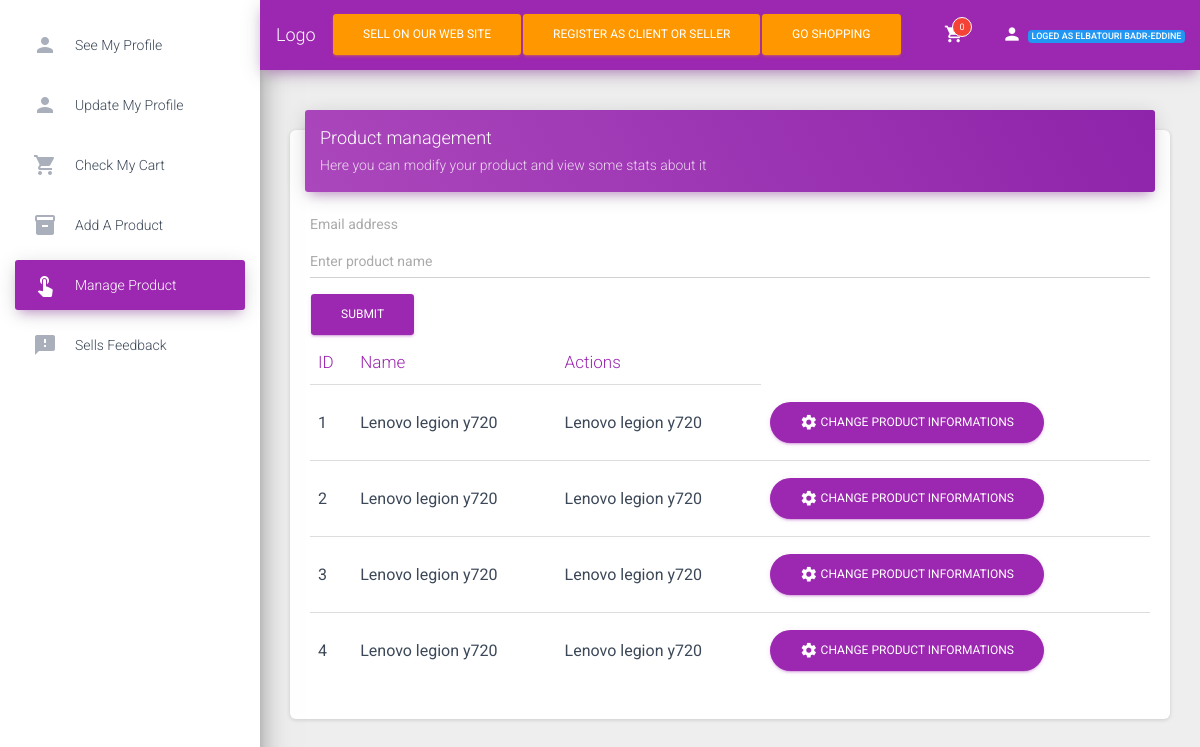
The page /USERPANEL/productusermanagement.php (signed in) on the database its author committed.
### tables this page shows
CREATE TABLE `product` (
  `product_id` int(11) NOT NULL,
  `product_name` varchar(255) NOT NULL,
  `product_price` varchar(10) NOT NULL,
  `product_qty` int(10) NOT NULL,
  `product_featured_photo` varchar(255) NOT NULL,
  `product_description` text NOT NULL,
  `product_slogan` text NOT NULL,
  `product_total_view` int(11) NOT NULL,
  `product_is_featured` int(1) NOT NULL,
  `product_is_active` int(1) NOT NULL,
  `ecat_id` int(11) NOT NULL,
  `product_seller_id` int(20) NOT NULL,
  `product_total_sells` int(9) NOT NULL
);

### USERINTERFACE/authentfication.php (called while the page is built, shortened)
<?php
$isOnline = true;
?>

### USERPANEL/productusermanagement.php (the view, shortened to what this page needs)
<?php
require_once("../userinterface/authentfication.php");
$statement = $pdo->prepare("SELECT * FROM product where product_seller_id = ?");
$statement->execute(array($_SESSION['customer']['client_id']));
$result = $statement->fetchAll(PDO::FETCH_ASSOC);
?>
<div class="page">
    <div class="wrapper">
        <div class="sidebar " data-color="purple" data-background-color="white">
            <?php require_once('./client-sidebar.php'); ?>
        </div>
        <div class="main-panel">
            <?php require_once('../CROSSPAGESELEMENTS/nav-bar.php'); ?>
            <div class="content">
                <div class="container-fluid">
                    <div class="row">
                        <div class="col-md-12">
                            <div class="card">
                                <div class="card-header card-header-primary">
                                    <h4 class="card-title ">Product management</h4>
                                    <p class="card-category">Here you can modify your product and view some stats about it</p>
                                </div>
                                <div class="card-body">
                                    <div>
                                        <form>
                                            <div class="form-group">
                                                <label for="exampleInputEmail1">Email address</label>
                                                <input type="text" class="form-control" id="p_name" aria-describedby="emailHelp" name="p_name" placeholder="Enter product name">
                                            </div>
                                            <button type="submit" class="btn btn-primary">Submit</button>
                                        </form>
                                    </div>
                                    <div class="table-responsive">
                                        <table class="table">
                                            <thead class=" text-primary">
                                                <th>
                                                    ID
                                                </th>
                                                <th>
                                                    Name
                                                </th>
                                                <th>
                                                    Actions
                                                </th>
                                            </thead>
                                            <tbody>
                                                <?php
                                                if($result){
                                                foreach ($result as $row) { ?>
                                                    <tr>
                                                        <td>
                                                            <?php echo $row["product_id"] ?>
                                                        </td>
                                                        <td>
                                                            <?php echo $row["product_name"] ?>
                                                        </td>
                                                        <td>
                                                            <?php echo $row["product_name"] ?>
                                                        </td>
                                                        <td>
                                                            <button id="showProduct" class='btn btn-primary btn-round <?php echo "p_id_" . $row["product_id"] ?> productShow' onclick="prodOpClick(this)" data-toggle="modal" data-target="#exampleModal">
                                                                <i class="material-icons">settings</i> Change product informations
                                                            </button>
                                                        </td>
                                                    </tr>
                                                <?php }}?>
                                            </tbody>
                                        </table>
                                    </div>
                                </div>
                            </div>
                        </div>
                    </div>
                </div>
            </div>
        </div>
    </div>
</div>

### USERPANEL/client-sidebar.php (shortened to what this page needs)
<?php
$pagee = basename($_SERVER["REQUEST_URI"]);
require_once("../userinterface/authentfication.php");
?>
<body>
      <div class="sidebar-wrapper">
        <ul class="nav">
          <li class="nav-item <?php if($pagee == "profile_container.php?id=76"){echo "active";}?>">
            <a class="nav-link" href="../profile/profile_container.php?id=<?php echo $_SESSION['customer']['client_id'];?>">
              <i class="material-icons">person</i>
              <p>See my profile</p>
            </a>
          </li>
          <li class="nav-item <?php if($pagee == "client-profile-update.php"){echo "active";} ?>">
            <a class="nav-link" href="../userpanel/client-profile-update.php">
              <i class="material-icons">person</i>
              <p>Update My Profile</p>
            </a>
          </li>
          <li class="nav-item <?php if($pagee == "client-cart.php"){echo "active";} ?>">
            <a class="nav-link" href="../kart/client-cart.php">
              <i class="material-icons">shopping_cart</i>
              <p>Check My cart</p>
            </a>
          </li>
          <li class="nav-item <?php if($pagee == "add-product.php"){echo "active";} ?>">
            <a class="nav-link" href="../userpanel/add-product.php">
              <i class="material-icons">inventory</i>
              <p>Add a product</p>
            </a>
          </li>
          <li class="nav-item <?php if($pagee == "productusermanagement.php"){echo "active";} ?>">
            <a class="nav-link" href="../userpanel/productusermanagement.php">
              <i class="material-icons">touch_app</i>
              <p>Manage product</p>
            </a>
          </li>
          <li class="nav-item <?php if($pagee == "productstatusmanagement.php"){echo "active";} ?>">
            <a class="nav-link" href="../userpanel/productstatusmanagement.php">
              <i class="material-icons">feedback</i>
              <p>Sells feedback</p>
            </a>
          </li>
        </ul>
      </div>

### CROSSPAGESELEMENTS/nav-bar.php (shortened to what this page needs)
<?php require_once("../config/config.php");
require_once("../USERINTERFACE/authentfication.php");
?>
<link rel="stylesheet" href="https://maxcdn.bootstrapcdn.com/font-awesome/latest/css/font-awesome.min.css">
<link href="../assets/css/material-dashboard.css?v=2.1.2" rel="stylesheet" />
<nav class="navbar navbar-expand bg-primary navbar-absolute fixed-top ">
    <div class="collapse navbar-collapse flex-grow-1 text-right" id="myNavbar">
        <a href="/" class="navbar-brand">Logo</a>
        <ul class="navbar-nav mr-auto">
            <li class="nav-item">
                <button class="btn btn-warning" type="submit">Sell on our web Site</button>
            </li>
            <li class="nav-item">
                <form action="../USERINTERFACE/registration.php">
                    <button class="btn btn-warning" type="submit">Register as client or Seller</button>
                </form>
            </li>
            <li class="nav-item">
                <form action="../HOMEPAGE/index.php">
                    <button class="btn btn-warning" type="submit">Go Shopping</button>
                </form>
            </li>
        </ul>
        <div class="navbar-nav ml-auto flex-nowrap">
            <ul class="navbar-nav">
                <li class="nav-item dropdown">
                    <a class="nav-link" href="http://example.com" id="navbarDropdownMenuLink" data-toggle="dropdown" aria-haspopup="true" aria-expanded="false">
                        <span href="../kart/client-cart.php" class="notification">0</span>
                    </a>
                </li>
                <li class="nav-item dropdown">
                    <a class="nav-link" href="javascript:;" id="navbarDropdownProfile" data-toggle="dropdown" aria-haspopup="true" aria-expanded="false">
                        <i class="material-icons">person</i>
                        <?php if ($isOnline) { ?>
                            <span class="badge badge-primary"><?php echo "Loged as " . $_SESSION["customer"]["client_name"]; ?> </span>
                        <?php } ?>
                    </a>
                </li>
            </ul>
        </div>
    </div>
</nav>

### rows shown on the page
product: product_id "1", product_name "Lenovo legion y720"
product: product_id "2", product_name "Lenovo legion y720"
product: product_id "3", product_name "Lenovo legion y720"
product: product_id "4", product_name "Lenovo legion y720"

### other values the page prints
$_SESSION["customer"]["client_name"] "ELBATOURI BADR-EDDINE"
